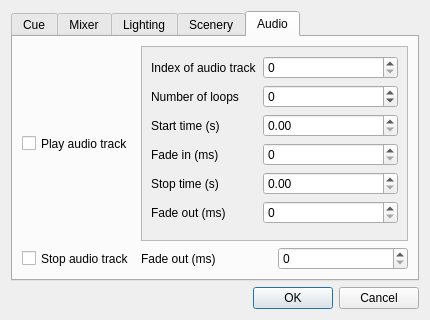
<?xml version="1.0" encoding="UTF-8"?>
<ui version="4.0">
 <class>Dialog</class>
 <widget class="QDialog" name="Dialog">
  <property name="geometry">
   <rect>
    <x>0</x>
    <y>0</y>
    <width>430</width>
    <height>320</height>
   </rect>
  </property>
  <property name="sizePolicy">
   <sizepolicy hsizetype="Preferred" vsizetype="Preferred">
    <horstretch>0</horstretch>
    <verstretch>0</verstretch>
   </sizepolicy>
  </property>
  <property name="minimumSize">
   <size>
    <width>430</width>
    <height>320</height>
   </size>
  </property>
  <property name="windowTitle">
   <string>Dialog</string>
  </property>
  <layout class="QVBoxLayout" name="verticalLayout">
   <item>
    <widget class="QTabWidget" name="tabWidget">
     <property name="sizePolicy">
      <sizepolicy hsizetype="Expanding" vsizetype="Expanding">
       <horstretch>0</horstretch>
       <verstretch>0</verstretch>
      </sizepolicy>
     </property>
     <property name="currentIndex">
      <number>4</number>
     </property>
     <widget class="QWidget" name="cueTab">
      <attribute name="title">
       <string>Cue</string>
      </attribute>
      <layout class="QFormLayout" name="formLayout">
       <item row="0" column="0">
        <widget class="QLabel" name="descriptionLabel">
         <property name="text">
          <string>Description</string>
         </property>
        </widget>
       </item>
       <item row="0" column="1">
        <widget class="QLineEdit" name="descriptionLineEdit"/>
       </item>
       <item row="1" column="0">
        <widget class="QLabel" name="notesLabel">
         <property name="text">
          <string>Notes</string>
         </property>
        </widget>
       </item>
       <item row="1" column="1">
        <widget class="QLineEdit" name="notesLineEdit"/>
       </item>
      </layout>
     </widget>
     <widget class="QWidget" name="mixerTab">
      <attribute name="title">
       <string>Mixer</string>
      </attribute>
      <layout class="QFormLayout" name="formLayout_2">
       <property name="labelAlignment">
        <set>Qt::AlignmentFlag::AlignRight|Qt::AlignmentFlag::AlignTrailing|Qt::AlignmentFlag::AlignVCenter</set>
       </property>
       <property name="formAlignment">
        <set>Qt::AlignmentFlag::AlignLeading|Qt::AlignmentFlag::AlignLeft|Qt::AlignmentFlag::AlignTop</set>
       </property>
       <item row="0" column="0">
        <widget class="QCheckBox" name="enableChannelsCheckBox">
         <property name="sizePolicy">
          <sizepolicy hsizetype="Minimum" vsizetype="Expanding">
           <horstretch>0</horstretch>
           <verstretch>0</verstretch>
          </sizepolicy>
         </property>
         <property name="text">
          <string>Enable channels</string>
         </property>
        </widget>
       </item>
       <item row="0" column="1">
        <widget class="QLineEdit" name="enableChannelsLineEdit"/>
       </item>
       <item row="1" column="0">
        <widget class="QCheckBox" name="disableChannelsCheckBox">
         <property name="sizePolicy">
          <sizepolicy hsizetype="Minimum" vsizetype="Expanding">
           <horstretch>0</horstretch>
           <verstretch>0</verstretch>
          </sizepolicy>
         </property>
         <property name="text">
          <string>Disable channels</string>
         </property>
        </widget>
       </item>
       <item row="1" column="1">
        <widget class="QLineEdit" name="disableChannelsLineEdit"/>
       </item>
       <item row="2" column="0">
        <widget class="QCheckBox" name="setFadersCheckBox">
         <property name="sizePolicy">
          <sizepolicy hsizetype="Minimum" vsizetype="Expanding">
           <horstretch>0</horstretch>
           <verstretch>0</verstretch>
          </sizepolicy>
         </property>
         <property name="text">
          <string>Set faders</string>
         </property>
        </widget>
       </item>
       <item row="2" column="1">
        <widget class="QLineEdit" name="setFadersLineEdit"/>
       </item>
       <item row="3" column="0">
        <widget class="QCheckBox" name="muteGroupCheckBox">
         <property name="sizePolicy">
          <sizepolicy hsizetype="Minimum" vsizetype="Expanding">
           <horstretch>0</horstretch>
           <verstretch>0</verstretch>
          </sizepolicy>
         </property>
         <property name="text">
          <string>Mute group</string>
         </property>
        </widget>
       </item>
       <item row="4" column="0">
        <widget class="QCheckBox" name="unmuteGroupCheckBox">
         <property name="sizePolicy">
          <sizepolicy hsizetype="Minimum" vsizetype="Expanding">
           <horstretch>0</horstretch>
           <verstretch>0</verstretch>
          </sizepolicy>
         </property>
         <property name="text">
          <string>Unmute group</string>
         </property>
        </widget>
       </item>
       <item row="3" column="1">
        <widget class="QSpinBox" name="muteGroupSpinBox"/>
       </item>
       <item row="4" column="1">
        <widget class="QSpinBox" name="unmuteGroupSpinBox"/>
       </item>
      </layout>
     </widget>
     <widget class="QWidget" name="lightingTab">
      <attribute name="title">
       <string>Lighting</string>
      </attribute>
      <layout class="QFormLayout" name="formLayout_3">
       <item row="0" column="0">
        <widget class="QCheckBox" name="jumpToCueCheckBox">
         <property name="sizePolicy">
          <sizepolicy hsizetype="Minimum" vsizetype="Expanding">
           <horstretch>0</horstretch>
           <verstretch>0</verstretch>
          </sizepolicy>
         </property>
         <property name="text">
          <string>Jump to cue</string>
         </property>
        </widget>
       </item>
       <item row="0" column="1">
        <widget class="QDoubleSpinBox" name="jumpToCueDoubleSpinBox"/>
       </item>
       <item row="1" column="0">
        <widget class="QCheckBox" name="switchToPlaybackCheckBox">
         <property name="text">
          <string>Switch to playback</string>
         </property>
        </widget>
       </item>
       <item row="1" column="1">
        <widget class="QSpinBox" name="switchToPlaybackSpinBox"/>
       </item>
      </layout>
     </widget>
     <widget class="QWidget" name="sceneryTab">
      <attribute name="title">
       <string>Scenery</string>
      </attribute>
      <layout class="QFormLayout" name="formLayout_4">
       <item row="0" column="0">
        <widget class="QCheckBox" name="changeBackdropToImageCheckBox">
         <property name="sizePolicy">
          <sizepolicy hsizetype="Minimum" vsizetype="Expanding">
           <horstretch>0</horstretch>
           <verstretch>0</verstretch>
          </sizepolicy>
         </property>
         <property name="text">
          <string>Change backdrop to image</string>
         </property>
        </widget>
       </item>
       <item row="0" column="1">
        <widget class="QSpinBox" name="changeBackdropToImageSpinBox"/>
       </item>
       <item row="1" column="0">
        <widget class="QCheckBox" name="changeBackdropToVideoCheckBox">
         <property name="sizePolicy">
          <sizepolicy hsizetype="Minimum" vsizetype="Expanding">
           <horstretch>0</horstretch>
           <verstretch>0</verstretch>
          </sizepolicy>
         </property>
         <property name="text">
          <string>Change backdrop to video</string>
         </property>
        </widget>
       </item>
       <item row="1" column="1">
        <widget class="QSpinBox" name="changeBackdropToVideoSpinBox"/>
       </item>
       <item row="2" column="0">
        <widget class="QCheckBox" name="enterSceneryBlackoutCheckBox">
         <property name="sizePolicy">
          <sizepolicy hsizetype="Minimum" vsizetype="Fixed">
           <horstretch>0</horstretch>
           <verstretch>0</verstretch>
          </sizepolicy>
         </property>
         <property name="text">
          <string>Enter scenery blackout</string>
         </property>
        </widget>
       </item>
       <item row="3" column="0">
        <widget class="QCheckBox" name="exitSceneryBlackoutCheckBox">
         <property name="text">
          <string>Exit scenery blackout</string>
         </property>
        </widget>
       </item>
      </layout>
     </widget>
     <widget class="QWidget" name="audioTab">
      <attribute name="title">
       <string>Audio</string>
      </attribute>
      <layout class="QFormLayout" name="formLayout_5">
       <item row="0" column="0">
        <widget class="QCheckBox" name="playAudioTrackCheckBox">
         <property name="sizePolicy">
          <sizepolicy hsizetype="Minimum" vsizetype="Expanding">
           <horstretch>0</horstretch>
           <verstretch>0</verstretch>
          </sizepolicy>
         </property>
         <property name="text">
          <string>Play audio track</string>
         </property>
        </widget>
       </item>
       <item row="0" column="1">
        <widget class="QScrollArea" name="playAudioTrackScrollArea">
         <property name="widgetResizable">
          <bool>true</bool>
         </property>
         <widget class="QWidget" name="playAudioTrackScrollAreaWidgetContents">
          <property name="geometry">
           <rect>
            <x>0</x>
            <y>0</y>
            <width>245</width>
            <height>234</height>
           </rect>
          </property>
          <layout class="QFormLayout" name="formLayout_6">
           <item row="0" column="0">
            <widget class="QLabel" name="trackIndexLabel">
             <property name="text">
              <string>Index of audio track</string>
             </property>
            </widget>
           </item>
           <item row="0" column="1">
            <widget class="QSpinBox" name="trackIndexSpinBox"/>
           </item>
           <item row="1" column="0">
            <widget class="QLabel" name="numberOfLoopsLabel">
             <property name="text">
              <string>Number of loops</string>
             </property>
            </widget>
           </item>
           <item row="1" column="1">
            <widget class="QSpinBox" name="numberOfLoopsSpinBox">
             <property name="minimum">
              <number>-1</number>
             </property>
            </widget>
           </item>
           <item row="2" column="0">
            <widget class="QLabel" name="startTimeLabel">
             <property name="text">
              <string>Start time (s)</string>
             </property>
            </widget>
           </item>
           <item row="2" column="1">
            <widget class="QDoubleSpinBox" name="startTimeDoubleSpinBox">
             <property name="maximum">
              <double>9999.989999999999782</double>
             </property>
            </widget>
           </item>
           <item row="3" column="0">
            <widget class="QLabel" name="fadeInLabel">
             <property name="text">
              <string>Fade in (ms)</string>
             </property>
            </widget>
           </item>
           <item row="3" column="1">
            <widget class="QSpinBox" name="fadeInSpinBox">
             <property name="maximum">
              <number>10000</number>
             </property>
             <property name="singleStep">
              <number>100</number>
             </property>
            </widget>
           </item>
           <item row="4" column="0">
            <widget class="QLabel" name="stopTimeLabel">
             <property name="text">
              <string>Stop time (s)</string>
             </property>
            </widget>
           </item>
           <item row="4" column="1">
            <widget class="QDoubleSpinBox" name="stopTimeDoubleSpinBox">
             <property name="maximum">
              <double>9999.989999999999782</double>
             </property>
            </widget>
           </item>
           <item row="5" column="0">
            <widget class="QLabel" name="fadeOutLabel">
             <property name="text">
              <string>Fade out (ms)</string>
             </property>
            </widget>
           </item>
           <item row="5" column="1">
            <widget class="QSpinBox" name="fadeOutSpinBox">
             <property name="maximum">
              <number>10000</number>
             </property>
             <property name="singleStep">
              <number>100</number>
             </property>
            </widget>
           </item>
          </layout>
         </widget>
        </widget>
       </item>
       <item row="1" column="0">
        <widget class="QCheckBox" name="stopAudioTrackCheckBox">
         <property name="sizePolicy">
          <sizepolicy hsizetype="Minimum" vsizetype="Expanding">
           <horstretch>0</horstretch>
           <verstretch>0</verstretch>
          </sizepolicy>
         </property>
         <property name="text">
          <string>Stop audio track</string>
         </property>
        </widget>
       </item>
       <item row="1" column="1">
        <layout class="QHBoxLayout" name="stopAudioTrackHorizontalLayout">
         <item>
          <widget class="QLabel" name="stopFadeOutLabel">
           <property name="text">
            <string>Fade out (ms)</string>
           </property>
          </widget>
         </item>
         <item>
          <widget class="QSpinBox" name="stopFadeOutSpinBox">
           <property name="maximum">
            <number>10000</number>
           </property>
           <property name="singleStep">
            <number>100</number>
           </property>
          </widget>
         </item>
        </layout>
       </item>
      </layout>
     </widget>
    </widget>
   </item>
   <item>
    <widget class="QDialogButtonBox" name="buttonBox">
     <property name="orientation">
      <enum>Qt::Orientation::Horizontal</enum>
     </property>
     <property name="standardButtons">
      <set>QDialogButtonBox::StandardButton::Cancel|QDialogButtonBox::StandardButton::Ok</set>
     </property>
    </widget>
   </item>
  </layout>
 </widget>
 <resources/>
 <connections>
  <connection>
   <sender>buttonBox</sender>
   <signal>accepted()</signal>
   <receiver>Dialog</receiver>
   <slot>accept()</slot>
   <hints>
    <hint type="sourcelabel">
     <x>248</x>
     <y>254</y>
    </hint>
    <hint type="destinationlabel">
     <x>157</x>
     <y>274</y>
    </hint>
   </hints>
  </connection>
  <connection>
   <sender>buttonBox</sender>
   <signal>rejected()</signal>
   <receiver>Dialog</receiver>
   <slot>reject()</slot>
   <hints>
    <hint type="sourcelabel">
     <x>316</x>
     <y>260</y>
    </hint>
    <hint type="destinationlabel">
     <x>286</x>
     <y>274</y>
    </hint>
   </hints>
  </connection>
 </connections>
</ui>
